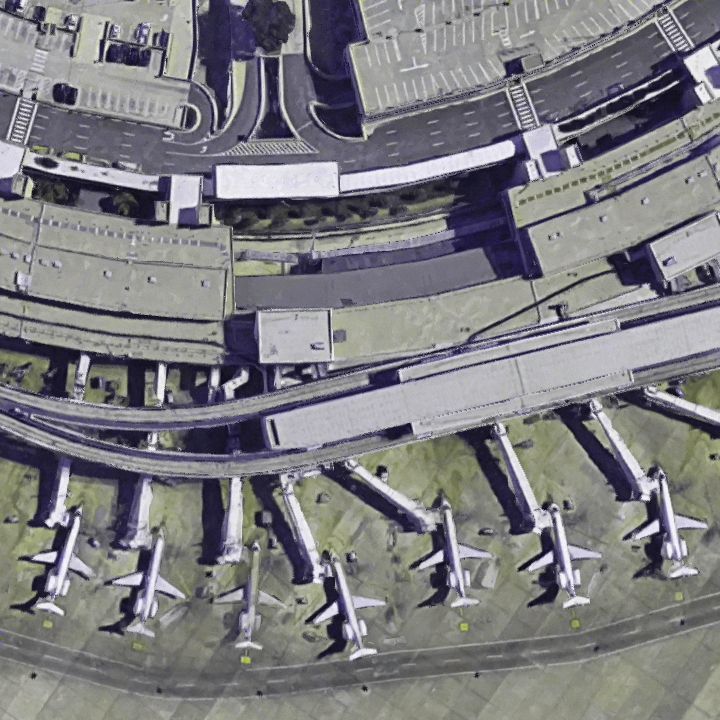
#> input picture out.bmp, 720 x 720 px
$ python ana.py   (Python 2 division)
#> lines starting #> are read from the running program, lines starting #| are printed output that depends on the picture; pictures that were not available may be replaced by others from this repository, and a replacement may not be noted
from PIL import Image
import numpy as np
import math
KR=299
KG=587
KB=114
KCB=564
KCR=713
img_aux = Image.open("out.bmp")
#> img_aux is the input picture: PIL image 720x720 RGB; mean R, G, B 125.1, 124.6, 128
img = img_aux
tmp = Image.open("tmp.bmp")
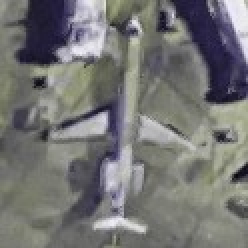
#> input picture tmp.jpg, 124 x 124 px, given in place of tmp.bmp, which was not available (shown 2 times larger)
#> tmp is the input picture: PIL image 124x124 RGB; mean R, G, B 116.9, 117, 116.3
print img.size
#| (720, 720)
print tmp.rotate(45).size
#| (124, 124)
Y = np.zeros((img.height, img.width), dtype=int)
CB = np.zeros((img.height, img.width), dtype=int)
CR = np.zeros((img.height, img.width), dtype=int)
for i in range (0, img.height):
	for j in range (0, img.width):
		r, g, b = img.getpixel((j, i))
		Y[i, j] = ((KR*r)+(KG*g)+(KB*b))/1000
		CB[i, j] = (KCB*(b-Y[i, j]))/1000
		CR[i, j] = (KCR*(r-Y[i, j]))/1000
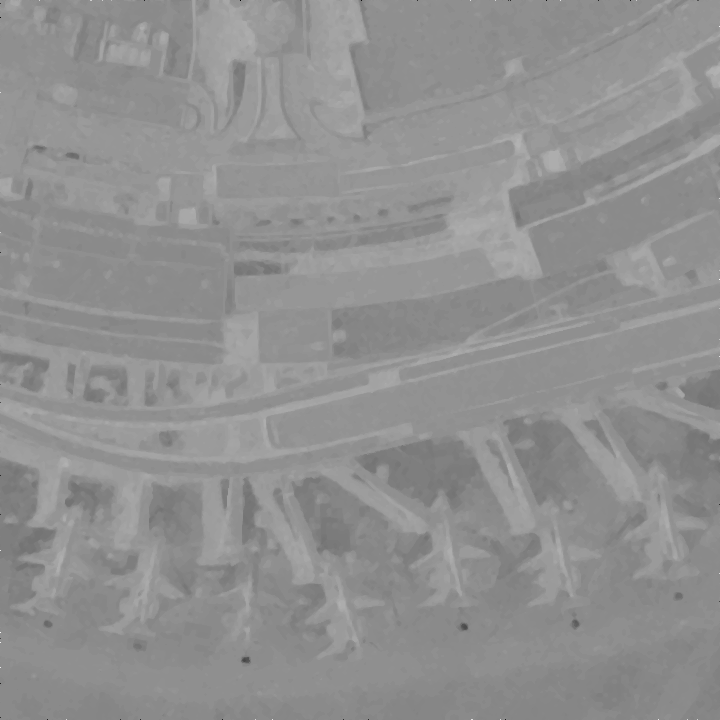
#> CB: shape (720, 720) int64; min -114, max 89, mean 1.3; drawn with min black and max white
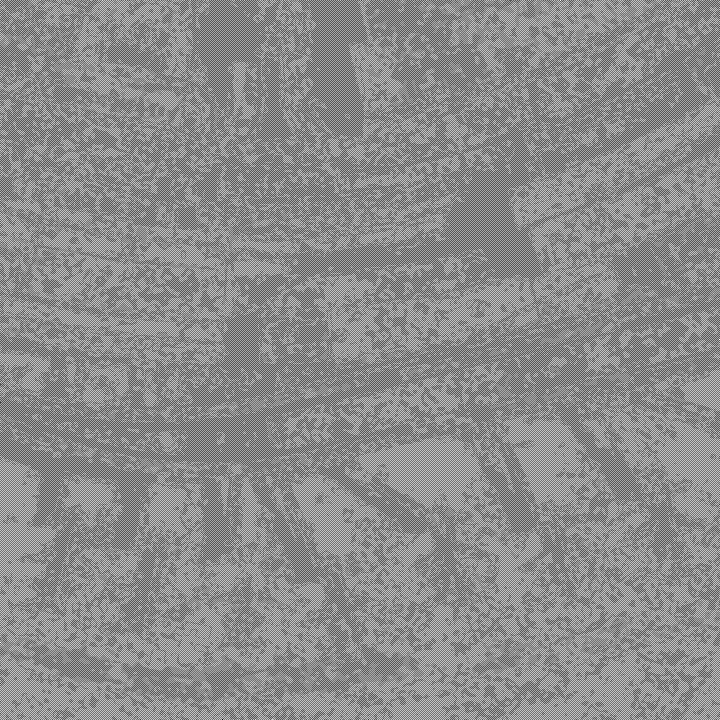
#> CR: shape (720, 720) int64; min -5, max 4, mean -0.0394; drawn with min black and max white
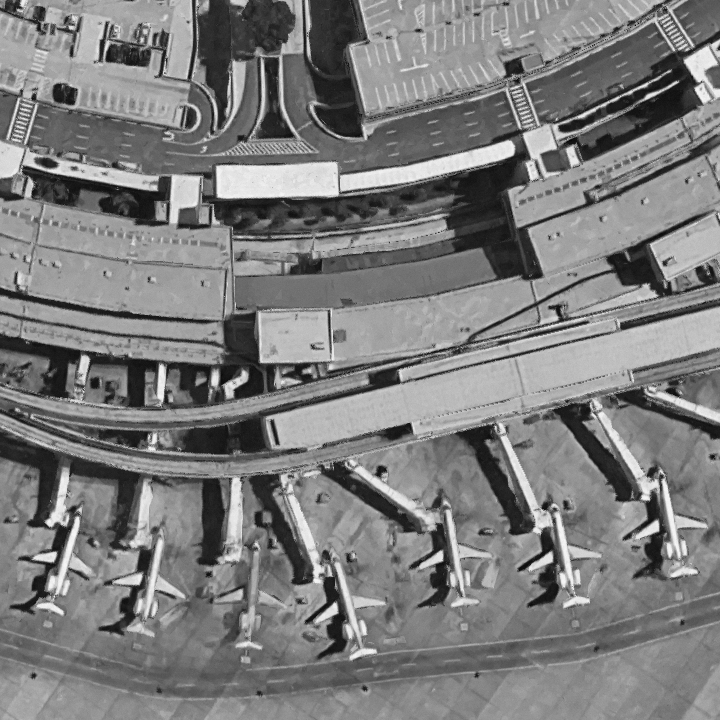
#> Y: shape (720, 720) int64; min 6, max 246, mean 124.7
Temp_Y = np.zeros((tmp.height, tmp.width), dtype=int)
Temp_CB = np.zeros((tmp.height, tmp.width), dtype=int)
Temp_CR = np.zeros((tmp.height, tmp.width), dtype=int)
for i in range (0, tmp.height):
	for j in range (0, tmp.width):
		r, g, b = tmp.getpixel((j, i))
		Temp_Y[i, j] = ((KR*r)+(KG*g)+(KB*b))/1000
		Temp_CB[i, j] = (KCB*(b-Y[i, j]))/1000
		Temp_CR[i, j] = (KCR*(r-Y[i, j]))/1000
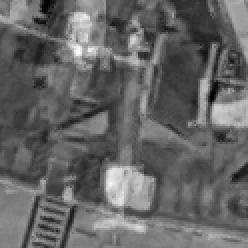
#> Temp_CB: shape (124, 124) int64 (shown 2 times larger); min -108, max 125, mean -15.5; drawn with min black and max white
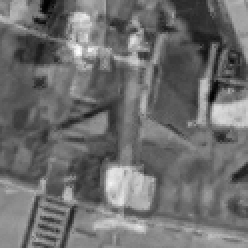
#> Temp_CR: shape (124, 124) int64 (shown 2 times larger); min -150, max 153, mean -19; drawn with min black and max white
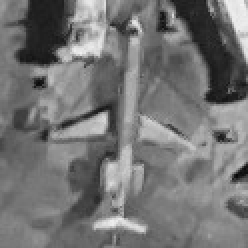
#> Temp_Y: shape (124, 124) int64 (shown 2 times larger); min 7, max 243, mean 116.5
Corr=[]
for i in range (0, img.height-tmp.height+1, 5):
	print i
	for j in range (0, img.width-tmp.width+1, 5):
		Correlation = 0
		Soma_img = 0
		Soma_tmp = 0
		Soma_quadrados_img = 0.0
		Soma_quadrados_Temp = 0.0
		Contador = 0
		for p in range (i, i+tmp.height, 5):
			for q in range (j, j+tmp.width, 5):
				Soma_img += CR[p, q]
				Soma_tmp += Temp_CR[p-i, q-j]
				Contador +=1
		Media_img = Soma_img / Contador
		Media_tmp = Soma_tmp / Contador
		for p in range (i, i+tmp.height, 5):
			for q in range (j, j+tmp.width, 5):
				Correlation+=(CR[p, q]-Media_img)*(Temp_CR[p-i, q-j]-Media_tmp)
				Soma_quadrados_img += (CR[p, q]-Media_img)**2
#> (the run stopped early here; a loop or call above may not have finished)
